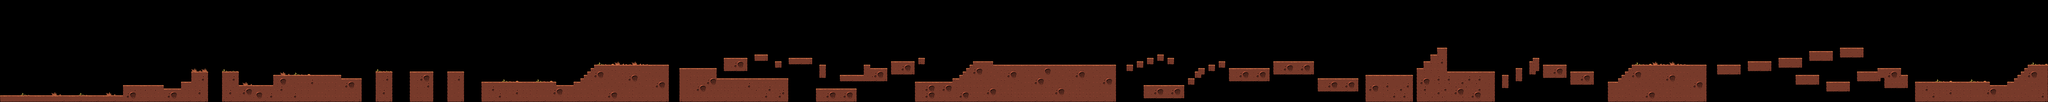

Tiled map render using the project's own tile images. Description and the map definition, with tile-layer contents summarised, below:
An orthogonal 600x30 tile map with 16x16 px tiles, 1 tile layer (Livello tile 1), 4 tilesets and 7 objects.

<map version="1.0" tiledversion="1.1.1" orientation="orthogonal" renderorder="right-down" width="600" height="30" tilewidth="16" tileheight="16" infinite="0" nextobjectid="48">
 <tileset firstgid="1" name="tiles-1" tilewidth="16" tileheight="16" tilecount="68" columns="17">
  <image source="tiles-1.png" width="272" height="64" />
 </tileset>
 <tileset firstgid="69" name="flag" tilewidth="32" tileheight="64" tilecount="5" columns="5">
  <image source="../spritesheets/flag.png" width="160" height="64" />
 </tileset>
 <tileset firstgid="74" name="slime" tilewidth="44" tileheight="32" tilecount="2" columns="2">
  <image source="../spritesheets/slime.png" width="88" height="32" />
 </tileset>
 <tileset firstgid="76" name="slime" tilewidth="44" tileheight="32" tilecount="2" columns="2">
  <image source="../spritesheets/slime.png" width="88" height="32" />
 </tileset>
 <layer name="Livello tile 1" width="600" height="30" locked="1">
  <data>[18000 cells, 3679 non-empty, 56 distinct tile ids]</data>
 </layer>
 <objectgroup name="Checkpoints">
  <object id="28" gid="69" x="2434.67" y="385.333" width="32" height="64" />
  <object id="29" gid="69" x="4858.25" y="304.25" width="32" height="64" />
  <object id="30" gid="69" x="6852" y="336" width="32" height="64" />
 </objectgroup>
 <objectgroup name="Enemies">
  <object id="44" gid="75" x="1402.73" y="351.455" width="44" height="32" />
  <object id="45" gid="75" x="2916" y="302.727" width="44" height="32" />
  <object id="46" gid="75" x="6044.73" y="287.091" width="44" height="32" />
  <object id="47" gid="75" x="7824.91" y="303.636" width="44" height="32" />
 </objectgroup>
</map>
